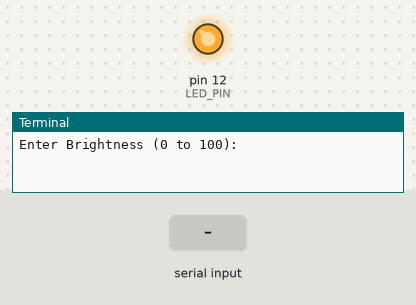
Simulated run of this program. Board: Raspberry Pi (header pin numbers). Shown: output pins drawn as LEDs (lit = HIGH), the last lines printed to the terminal. The inputs (shaded band) are chosen by the test bench.

Above: at 1.2 s.
1.3 s: "90" typed at the terminal
At 1.9 s:
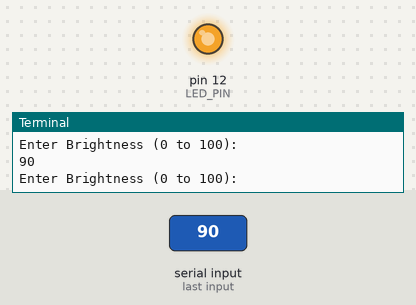
2.8 s: "0" typed at the terminal
At 4.2 s:
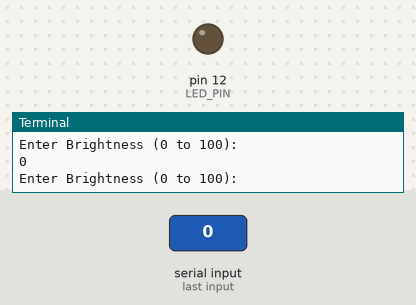
Timing chart, 0 to 5.8 s (numbered marks = the images above; inputs shaded):
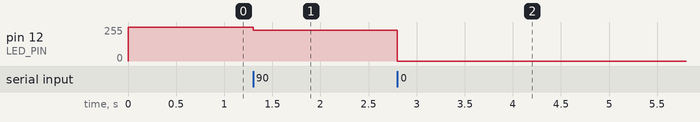

Measured:
- after the input at 1.3 s, pin 12 (LED_PIN): 255/255 → 230/255 at once
- after the input at 2.8 s, pin 12 (LED_PIN): 230/255 → 0/255 at once

The program:

adjust_led_bright.py
```python
# (licence header left out)
import RPi.GPIO as GPIO
import time

GPIO.setmode(GPIO.BOARD)
LED_PIN = 12
GPIO.setup(LED_PIN, GPIO.OUT)

pwm_led = GPIO.PWM(LED_PIN, 50)
pwm_led.start(100)

try:
    while True:
        duty_s = raw_input("Enter Brightness (0 to 100):")
        duty = int(duty_s)

        if duty >= 0 and duty <=100 :
            pwm_led.ChangeDutyCycle(duty)

except KeyboardInterrupt:
    print "Exception: KeyboardInterrupt"

finally:
    pwm_led.stop()
    GPIO.cleanup()
```
